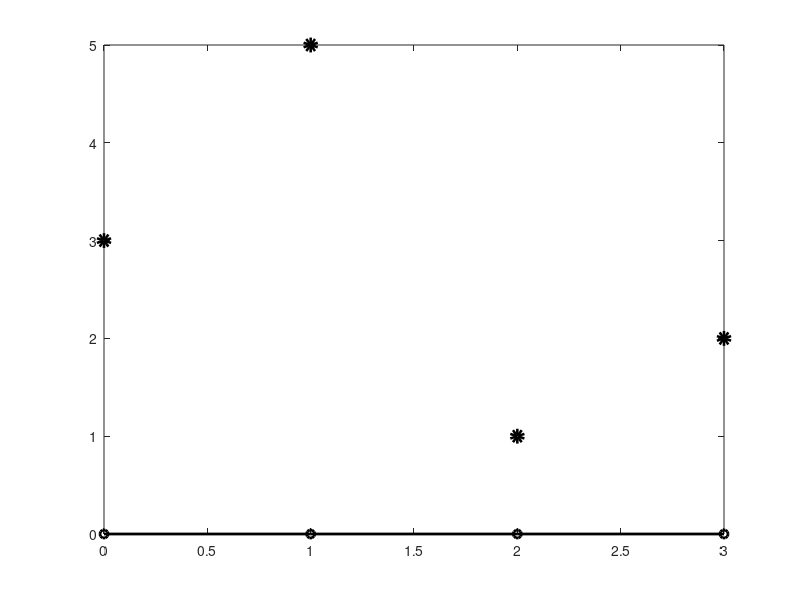

This chart was generated by the following MATLAB code: (Note: this script raises an error after producing the figure.)
clear all;

nodes= [0 1 2 3]';
u0=[3 5 1 2]';
hold off;
plot(nodes,u0,'ko','LineWidth',5); % plot the data points
hold on;
plot(nodes,[0 0 0 0]','k-o','LineWidth',2); % plot the element

% next block: Lagrange interpolation 
dp(:,1)=nodes;
dp(:,2)=u0;
x=[0:0.05:3]';
u=CompLagIntp1D(dp, x);   % cubic polynomial
plot(x,u,'r--','LineWidth',2); % plot polynomial

% next block: monomial basis
A=[1 0 0 0
   1 1 1 1 
   1 2 4 8
   1 3 9 27];
c=A\u0;        % compute the polynomial coefficients
u=c(1)+c(2).*x + c(3).*x.^2 + c(4).*x.^3;   % cubic polynomial
plot(x,u,'b:','LineWidth',2); % plot polynomial
axis([0 3 -1 7]);
set(gca,'fontsize',16);
xlabel('x','fontsize',18);
ylabel('u','fontsize',18);
legend('Data points','Element',...
       'Cubic polynomial (Lagrange basis)', ...
       'Cubic polynomial (Monomial basis)');
